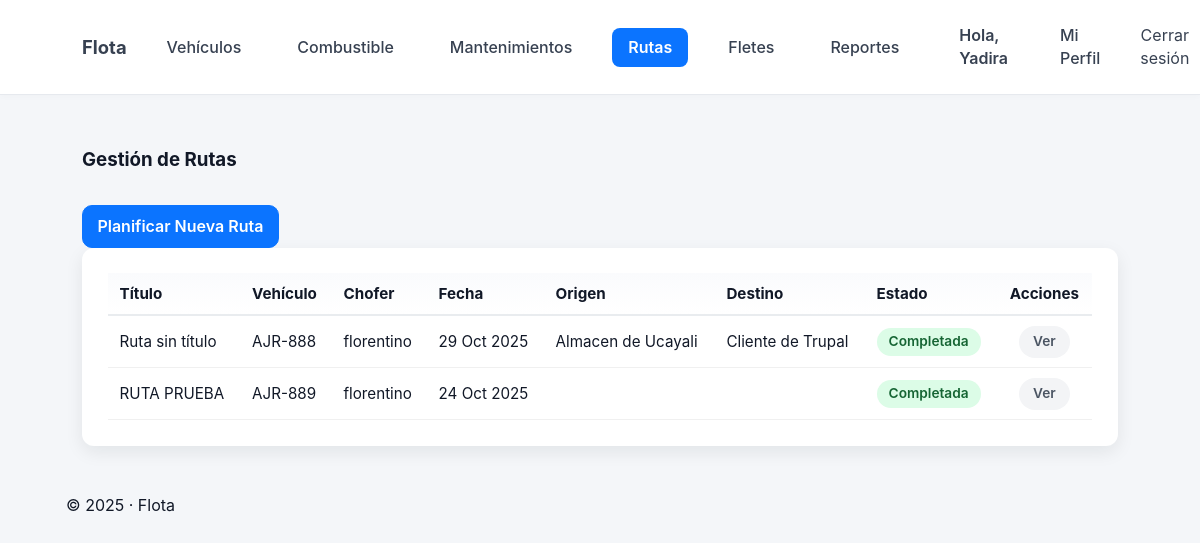
Page /rutas/ (signed in) on the committed database.
### vehiculos/models.py (models this page shows, shortened)
class Ruta(models.Model):
    STATUS_PROGRAMADA = 'programada'
    STATUS_EN_CURSO = 'en_curso'
    STATUS_COMPLETADA = 'completada'
    STATUS_CHOICES = [
        (STATUS_PROGRAMADA, 'Programada'),
        (STATUS_EN_CURSO, 'En Curso'),
        (STATUS_COMPLETADA, 'Completada'),
    ]
    titulo = models.CharField(max_length=200, default='Ruta sin título')
    descripcion = models.TextField(blank=True, default='')
    fecha = models.DateField(default=timezone.now)
    chofer = models.ForeignKey(Perfil, null=True, blank=True, on_delete=models.SET_NULL, related_name='rutas')
    vehiculo = models.ForeignKey(Vehiculo, null=True, blank=True, on_delete=models.SET_NULL)
    origen = models.CharField(max_length=200, blank=True, default='')
    destino = models.CharField(max_length=200, blank=True, default='')
    distancia_km = models.DecimalField(max_digits=8, decimal_places=2, null=True, blank=True)
    status = models.CharField(max_length=20, choices=STATUS_CHOICES, default=STATUS_PROGRAMADA, help_text="Estado actual de la ruta")
    class Meta:
        ordering = ['-fecha']
        indexes = [
            models.Index(fields=['fecha']),
            models.Index(fields=['chofer']),
            models.Index(fields=['vehiculo']),
        ]

class Vehiculo(models.Model):
    placa = models.CharField(max_length=50, unique=True)
    marca = models.CharField(max_length=50, blank=True, default='')
    modelo = models.CharField(max_length=50, blank=True, default='')
    anio = models.IntegerField(null=True, blank=True)
    combustible_tipo = models.CharField(max_length=30, blank=True, default='')
    kilometraje = models.IntegerField(default=0) # Odómetro actual
    activo = models.BooleanField(default=True)
    chofer_asignado = models.ForeignKey(
        'Perfil',
        null=True,
        blank=True,
        on_delete=models.SET_NULL,
        related_name='vehiculos'
    )
    km_para_mantenimiento = models.IntegerField(
        null=True, blank=True,
        default=5000,
        help_text="Intervalo de KM para el próximo mantenimiento (ej: 5000)"
    )
    km_proximo_mantenimiento = models.IntegerField(
        null=True, blank=True,
        default=5000,
        help_text="Odómetro del próximo mantenimiento (ej: 150000)"
    )
    mantenimiento_requerido = models.BooleanField(
        default=False,
        help_text="Marcar si el vehículo ha pasado su KM de mantenimiento"
    )
    class Meta:
        indexes = [
            models.Index(fields=['chofer_asignado']),
        ]

class Perfil(models.Model):
    user = models.OneToOneField(User, on_delete=models.CASCADE)
    rol = models.CharField(max_length=30, default='chofer')
    telefono = models.CharField(max_length=30, blank=True, default='')
    creado_en = models.DateTimeField(default=timezone.now)
    recibe_alertas_mantenimiento = models.BooleanField(default=False, help_text="Marcar si el usuario debe recibir correos de alerta de mantenimiento")

### vehiculos/views.py (the view)
# urls.py: path('rutas/', views.lista_rutas, name='lista_rutas'),
@login_required
def lista_rutas(request):
    rutas = Ruta.objects.all().order_by('-fecha')
    contexto = {
        'rutas': rutas
    }
    return render(request, 'vehiculos/lista_rutas.html', contexto)

### vehiculos/templates/vehiculos/lista_rutas.html (shortened to what this page needs)
{% extends 'base.html' %}
{% load static %}
{% block content %}
<div class="container mt-4">
  <div class="d-flex justify-content-between align-items-center mb-3">
    <h3>Gestión de Rutas</h3>
    <a href="{% url 'vehiculos:planificar_ruta' %}" class="btn btn-primary">
      Planificar Nueva Ruta
    </a>
  </div>
  <div class="card shadow-sm">
    <div class="table-responsive">
      <table class="table table-hover">
        <thead>
          <tr>
            <th scope="col">Título</th>
            <th scope="col">Vehículo</th>
            <th scope="col">Chofer</th>
            <th scope="col">Fecha</th>
            <th scope="col">Origen</th>
            <th scope="col">Destino</th>
            <th scope="col">Estado</th>
            <th scope="col" style="text-align: center;">Acciones</th>
          </tr>
        </thead>
        <tbody>
          {% for ruta in rutas %}
          <tr>
            <td>{{ ruta.titulo }}</td>
            <td>{{ ruta.vehiculo.placa|default:"N/A" }}</td>
            <td>{{ ruta.chofer.user.username|default:"N/A" }}</td>
            <td>{{ ruta.fecha|date:"d M Y" }}</td>
            <td>{{ ruta.origen }}</td>
            <td>{{ ruta.destino }}</td>
            <td>
              <span class="status-chip status-{{ ruta.status }}">
                {{ ruta.get_status_display }}
              </span>
            </td>
            <td style="text-align: center;">
              {% if ruta.status == 'programada' %}
                <form action="{% url 'vehiculos:iniciar_ruta' ruta.pk %}" method="POST" style="display:inline;">
                  {% csrf_token %}
                  <button type="submit" class="btn-ruta btn-ruta-start">▶ Iniciar</button>
                </form>
              {% elif ruta.status == 'en_curso' %}
                <form action="{% url 'vehiculos:completar_ruta' ruta.pk %}" method="POST" style="display:inline;">
                  {% csrf_token %}
                  <button type="submit" class="btn-ruta btn-ruta-complete">✔ Completar</button>
                </form>
              {% elif ruta.status == 'completada' %}
                <a href="{% url 'vehiculos:detalle_ruta' ruta.pk %}" class="btn-ruta btn-ruta-view">Ver</a>
              {% endif %}
            </td>
            </tr>
          {% empty %}
          <tr>
            <td colspan="8" class="text-center">
              Aún no hay rutas planificadas.
            </td>
          </tr>
          {% endfor %}
        </tbody>
      </table>
    </div>
  </div>
</div>
{% endblock %}

### vehiculos/templates/base.html (shortened to what this page needs)
{% load static %}
<!doctype html>
<html lang="es">
<head>
  <link rel="stylesheet" href="{% static 'css/styles.css' %}">
</head>
<body>
  <header class="topbar">
    <div class="container topbar-inner">
      <nav>
        <a class="brand" href="{% url 'vehiculos:dashboard' %}">Flota</a>
        {% if user.is_authenticated %}
          {% with view_name=request.resolver_match.url_name %}
            <a class="nav-link {% if view_name == 'listar_vehiculos' or view_name == 'agregar_vehiculo' or view_name == 'detalle_vehiculo' or view_name == 'editar_vehiculo' %}active{% endif %}"
               href="{% url 'vehiculos:listar_vehiculos' %}">Vehículos</a>
            <a class="nav-link {% if view_name == 'lista_cargas' or view_name == 'nueva_carga' or view_name == 'detalle_carga' %}active{% endif %}"
               href="{% url 'vehiculos:lista_cargas' %}">Combustible</a>
            {% if request.user.is_staff or request.user.perfil.rol != 'chofer' %}
              <a class="nav-link {% if view_name == 'lista_mantenimientos' or view_name == 'registrar_mantenimiento' or view_name == 'detalle_mantenimiento' %}active{% endif %}"
                 href="{% url 'vehiculos:lista_mantenimientos' %}">Mantenimientos</a>
            {% endif %}
            <a class="nav-link {% if view_name == 'lista_rutas' or view_name == 'planificar_ruta' or view_name == 'detalle_ruta' %}active{% endif %}"
               href="{% url 'vehiculos:lista_rutas' %}">Rutas</a>
            {% if request.user.is_staff or request.user.perfil.rol != 'chofer' %}
              <a class="nav-link {% if view_name == 'lista_fletes' or view_name == 'crear_flete' %}active{% endif %}"
                 href="{% url 'vehiculos:lista_fletes' %}">Fletes</a>
            {% endif %}
            {% if request.user.is_staff or request.user.perfil.rol != 'chofer' %}
              <a class="nav-link {% if view_name == 'reporte_consumo' %}active{% endif %}"
                 href="{% url 'vehiculos:reporte_consumo' %}">Reportes</a>
            {% endif %}
          </nav>
          <nav>
            <div class="user-block">
              <span class="user">Hola, {{ user.username }}</span>
              <a class="nav-link {% if view_name == 'mi_perfil' %}active{% endif %}"
                 href="{% url 'vehiculos:mi_perfil' %}">Mi Perfil</a>
              <form method="post" action="{% url 'logout' %}" style="display:inline;margin:0;">
                <button type="submit" class="logout-button">
                  Cerrar sesión
                </button>
              </form>
            </div>
          {% endwith %}
        {% else %}
          <a class="nav-link" href="{% url 'vehiculos:signup' %}">Registro</a>
          <a class="nav-link" href="{% url 'login' %}">Iniciar sesión</a>
        {% endif %}
      </nav>
    </div>
  </header>
  <main class="container">
    {% block content %}{% endblock %}
  </main>
  <footer class="footer">
    <div class="container">
      {% load tz %}
      {% timezone "America/Lima" %}
         &copy; {% now "Y" %} · Flota
      {% endtimezone %}
    </div>
  </footer>
</body>
</html>

### static/css/styles.css (style rules this page uses)
:root { --bg: #f4f6f9; --card: #ffffff; --muted: #6b7280; --primary: #0b74ff; --accent: #2b9af3; --radius: 12px; --container: 1100px; --shadow: 0 6px 18px rgba(12, 20, 30, 0.08); --glass: linear-gradient(180deg, rgba(255, 255, 255, 0.9), rgba(250, 250, 250, 0.9)); }
* { box-sizing: border-box; }
body { margin: 0; font-family: Inter, "Segoe UI", Roboto, Arial, sans-serif; background: var(--bg); color: #111827; -webkit-font-smoothing: antialiased; -moz-osx-font-smoothing: grayscale; line-height: 1.45; }
.container { max-width: var(--container); margin: 0 auto; padding: 1rem; }
.topbar { background: #fff; border-bottom: 1px solid #e6e9ee; box-shadow: 0 2px 6px rgba(8, 10, 20, 0.02); }
.topbar .container, .topbar-inner { display: flex; align-items: center; justify-content: space-between; gap: 1rem; }
.brand { display: inline-block; font-weight: 700; font-size: 1.15rem; color: var(--primary); text-decoration: none; }
.topbar nav { display: flex; align-items: center; gap: 0.75rem; }
.topbar nav a, .topbar nav .user { margin-left: 1rem; color: #374151; text-decoration: none; display: inline-block; }
.nav-link { color: #374151; text-decoration: none; padding: 0.35rem 0.6rem; border-radius: 8px; }
.topbar .user { color: #374151; font-weight: 600; }
.btn { display: inline-block; padding: 0.55rem 0.9rem; border-radius: 10px; text-decoration: none; font-weight: 600; border: 1px solid transparent; cursor: pointer; transition: transform 0.12s ease, opacity 0.12s ease; }
.btn-primary { background: var(--primary); color: #fff; border-color: var(--primary); margin-top: 0.8rem; }
.card { background: var(--card); border-radius: var(--radius); padding: 1.6rem; box-shadow: var(--shadow); max-width: 100%; }
.table-responsive { overflow-x: auto; }
.table { width: 100%; border-collapse: collapse; font-family: inherit; }
.table thead th { text-align: left; font-size: 0.95rem; padding: 0.6rem 0.75rem; border-bottom: 2px solid #e9ecef; background: linear-gradient(180deg, #fafbfd, #fff); }
.table tbody td { padding: 0.6rem 0.75rem; border-bottom: 1px solid #f0f0f0; vertical-align: middle; font-size: 0.95rem; }

### vehiculos/templates/base.html (style rules this page uses)
:root { --primary-color: #0b74ff; --primary-color-text: #ffffff; --hover-bg: #f3f4f6; --text-color: #374151; --text-color-light: #6b7280; }
.topbar-inner { display: flex; justify-content: space-between; align-items: center; width: 100%; }
.topbar nav { display: flex; align-items: center; gap: 0.5rem; }
.topbar nav .nav-link { padding: 8px 16px; border-radius: 8px; text-decoration: none; font-weight: 500; color: var(--text-color); transition: background-color 0.2s ease, color 0.2s ease; }
.topbar nav .nav-link.active { background-color: var(--primary-color); color: var(--primary-color-text); font-weight: 600; }
.user-block { display: flex; align-items: center; gap: 0.5rem; margin-left: auto; }
.user-block .user { font-weight: 600; color: var(--text-color); padding: 8px 12px; }
.logout-button { padding: 8px 16px; border-radius: 8px; font-weight: 500; color: var(--text-color); background: none; border: none; cursor: pointer; font: inherit; text-decoration: none; transition: background-color 0.2s ease, color 0.2s ease; }

### vehiculos/templates/vehiculos/lista_rutas.html (style rules this page uses)
.btn-ruta { display: inline-block; padding: 6px 14px; border-radius: 99px; text-decoration: none; font-weight: 600; border: none; cursor: pointer; font-size: 0.9em; transition: transform 0.1s ease; }
.btn-ruta-view { background: #f3f4f6; color: #4b5563; }
.status-chip { display: inline-block; padding: 4px 12px; border-radius: 99px; font-weight: 600; font-size: 0.9em; }
.status-completada { background-color: #dcfce7; color: #166534; }

### rows in the picture
Ruta: titulo "Ruta sin título", vehiculo.placa "AJR-888", chofer.user.username "florentino", fecha "29 Oct 2025", origen "Almacen de Ucayali", destino "Cliente de Trupal", status "Completada", shows "Ver"
Ruta: titulo "RUTA PRUEBA", vehiculo.placa "AJR-889", chofer.user.username "florentino", fecha "24 Oct 2025", status "Completada", shows "Ver"

### other values in the picture
{{ user.username }} "Yadira"
